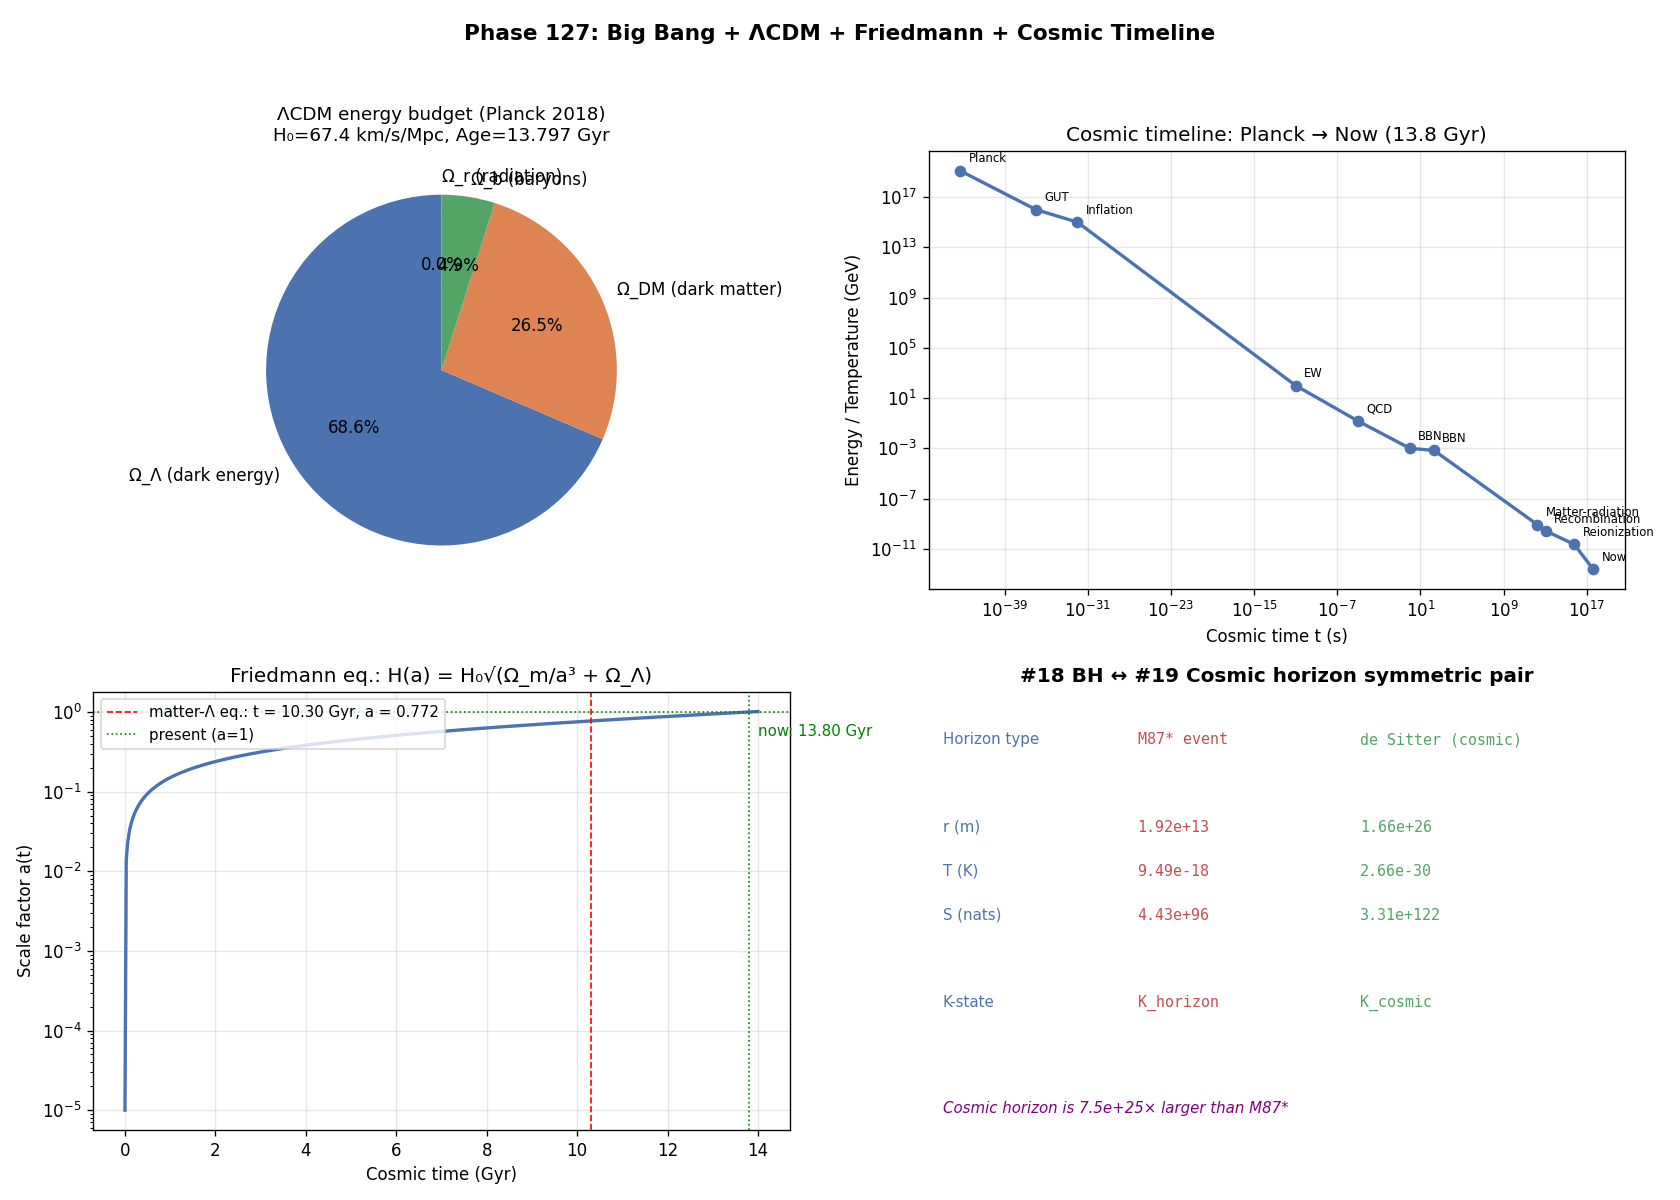

This figure's Python source:
# Phase 127: Big Bang + Friedmann eq + ΛCDM + cosmic timeline + ITU mapping
# Tier 1 #19 Cosmology (Block A paper 3/9, phase 1/8)
# ITU concept DOI: 10.5281/zenodo.20109209
# Tier 0 v3.0: 10.5281/zenodo.20200156
# Tier 1 #17 (QG): 10.5281/zenodo.20230667
# Tier 1 #18 (BH): 10.5281/zenodo.20233070
# Author: Munehiro Terada (Roboken)

import json
import numpy as np
import matplotlib.pyplot as plt
from scipy.integrate import odeint

print("=" * 70)
print("Phase 127: Big Bang + Friedmann + ΛCDM + Cosmic Timeline")
print("=" * 70)
print()

# Constants
HBAR = 1.054571817e-34
C = 2.99792458e8
G_N = 6.67430e-11
kB = 1.380649e-23
M_SUN = 1.989e30
PARSEC = 3.0857e16
MPC = 1e6 * PARSEC
GYR = 365.25 * 86400 * 1e9   # 1 Gyr in seconds
L_P = np.sqrt(HBAR * G_N / C**3)
L_P2 = L_P**2


# ----------------------------------------------------------------------
# Test 1: ΛCDM parameters (Planck 2018)
# ----------------------------------------------------------------------
def test1_lcdm_parameters():
    print("[Test 1] ΛCDM parameters (Planck 2018)")
    H_0_kms_Mpc = 67.4
    H_0_SI = H_0_kms_Mpc * 1000.0 / MPC   # convert to s^-1
    Omega_m = 0.315
    Omega_Lambda = 0.685
    Omega_b = 0.0490
    Omega_DM = 0.265
    Omega_r = 9.2e-5
    sigma_8 = 0.811
    n_s = 0.965
    Age_Gyr = 13.797

    # Critical density
    rho_c = 3 * H_0_SI**2 / (8 * np.pi * G_N)

    # Hubble time
    t_H = 1.0 / H_0_SI
    t_H_Gyr = t_H / GYR

    # de Sitter horizon (current epoch, Λ-dominated)
    # r_dS = c / (H_0 * sqrt(Omega_Lambda))
    r_dS = C / (H_0_SI * np.sqrt(Omega_Lambda))
    r_dS_Gpc = r_dS / (1e9 * PARSEC)

    # de Sitter horizon entropy (Gibbons-Hawking)
    A_dS = 4 * np.pi * r_dS**2
    S_dS = A_dS / (4 * L_P2)

    # de Sitter temperature
    T_dS = HBAR * H_0_SI / (2 * np.pi * kB)

    print(f"  H_0 = {H_0_kms_Mpc} km/s/Mpc = {H_0_SI:.4e} s^-1")
    print(f"  Ω_m = {Omega_m}, Ω_Λ = {Omega_Lambda}")
    print(f"  Ω_b = {Omega_b}, Ω_DM = {Omega_DM}, Ω_r = {Omega_r:.2e}")
    print(f"  σ_8 = {sigma_8}, n_s = {n_s}")
    print(f"  Age = {Age_Gyr} Gyr")
    print()
    print(f"  Critical density ρ_c = {rho_c:.4e} kg/m³")
    print(f"  Hubble time t_H = 1/H_0 = {t_H_Gyr:.2f} Gyr")
    print(f"  de Sitter horizon r_dS = {r_dS_Gpc:.2f} Gpc")
    print(f"  S_dS (Gibbons-Hawking) = {S_dS:.4e} nats")
    print(f"  T_dS = ℏ H/(2π k_B) = {T_dS:.4e} K")
    return {
        "H_0_kms_Mpc": H_0_kms_Mpc, "H_0_SI": float(H_0_SI),
        "Omega_m": Omega_m, "Omega_Lambda": Omega_Lambda,
        "Omega_b": Omega_b, "Omega_DM": Omega_DM, "Omega_r": Omega_r,
        "sigma_8": sigma_8, "n_s": n_s,
        "Age_Gyr": Age_Gyr,
        "rho_c": float(rho_c), "t_H_Gyr": t_H_Gyr,
        "r_dS_Gpc": r_dS_Gpc,
        "S_dS_nats": float(S_dS), "T_dS_K": float(T_dS),
    }


# ----------------------------------------------------------------------
# Test 2: Hubble tension (SH0ES vs Planck)
# ----------------------------------------------------------------------
def test2_hubble_tension():
    print("\n[Test 2] Hubble tension: SH0ES vs Planck")
    H_planck = 67.4
    H_planck_err = 0.5
    H_shoes = 73.0
    H_shoes_err = 1.0
    diff = H_shoes - H_planck
    combined_err = np.sqrt(H_planck_err**2 + H_shoes_err**2)
    sigma = diff / combined_err
    print(f"  Planck 2018 (CMB):           H_0 = {H_planck} ± {H_planck_err} km/s/Mpc")
    print(f"  SH0ES (Cepheid+SNe Riess):   H_0 = {H_shoes} ± {H_shoes_err} km/s/Mpc")
    print(f"  Difference: {diff:.1f} km/s/Mpc, combined error: {combined_err:.2f}")
    print(f"  Tension: {sigma:.2f} σ")
    print(f"  Interpretation: > 5σ tension challenging ΛCDM consistency")
    return {"H_planck": H_planck, "H_shoes": H_shoes, "tension_sigma": float(sigma)}


# ----------------------------------------------------------------------
# Test 3: Cosmic timeline
# ----------------------------------------------------------------------
def test3_cosmic_timeline():
    print("\n[Test 3] Cosmic timeline")
    epochs = [
        ("Planck epoch",        5.39e-44, 1.22e19, "Quantum gravity"),
        ("GUT scale",           1e-36,    1e16,    "Unification breaking"),
        ("Inflation end",       1e-32,    1e15,    "Reheating"),
        ("EW symmetry breaking", 1e-11,    100.0,   "Higgs mechanism"),
        ("QCD transition",      1e-5,     0.15,    "Hadronization"),
        ("BBN start",           1.0,      1e-3,    "Big Bang nucleosynthesis"),
        ("BBN end",             200.0,    7e-4,    "He/Li abundance fixed"),
        ("Matter-radiation eq", 1.8e12,   8.6e-10, "z ≈ 3400"),
        ("Recombination",       380000 * 365.25 * 86400, 2.7e-10, "CMB released, z ≈ 1100"),
        ("Reionization",        200e6 * 365.25 * 86400, 2.3e-11, "First stars, z ≈ 6-20"),
        ("Now",                 13.797e9 * 365.25 * 86400, 2.35e-13, "T_CMB = 2.725 K"),
    ]
    print(f"  {'Epoch':<26}  {'t (s)':>14}  {'E (GeV)':>12}  {'Physics':<30}")
    rows = []
    for name, t, E_GeV, phys in epochs:
        print(f"  {name:<26}  {t:>14.3e}  {E_GeV:>12.3e}  {phys:<30}")
        rows.append({"epoch": name, "t_s": t, "E_GeV": E_GeV, "physics": phys})
    return rows


# ----------------------------------------------------------------------
# Test 4: Scale factor a(t) — toy Friedmann integration
# ----------------------------------------------------------------------
def test4_scale_factor():
    print("\n[Test 4] Scale factor a(t) integration (matter + Λ)")
    Omega_m = 0.315
    Omega_Lambda = 0.685
    H_0_kms_Mpc = 67.4
    H_0_SI = H_0_kms_Mpc * 1000.0 / MPC

    # H(a) = H_0 sqrt(Ω_m / a³ + Ω_Λ)
    def H_of_a(a):
        return H_0_SI * np.sqrt(Omega_m / a**3 + Omega_Lambda)

    def da_dt(a, t):
        return a * H_of_a(a)

    # Integrate from a=1e-5 to a=1.5 in units of Hubble time
    t_arr_natural = np.linspace(0, 14 * GYR, 500)
    a_init = 1e-5
    a_arr = odeint(da_dt, a_init, t_arr_natural).flatten()

    # Find current age (a=1)
    age_idx = int(np.argmin(np.abs(a_arr - 1.0)))
    age_Gyr = t_arr_natural[age_idx] / GYR

    # Find matter-Λ equality
    rho_m_over_rho_L = Omega_m / (a_arr**3 * Omega_Lambda)
    eq_idx = int(np.argmin(np.abs(rho_m_over_rho_L - 1.0)))
    a_eq = a_arr[eq_idx]
    t_eq_Gyr = t_arr_natural[eq_idx] / GYR

    print(f"  H_0 = {H_0_kms_Mpc} km/s/Mpc, Ω_m = {Omega_m}, Ω_Λ = {Omega_Lambda}")
    print(f"  Age (a=1): {age_Gyr:.2f} Gyr  (Planck 2018: 13.797 Gyr)")
    print(f"  Matter-Λ equality: a = {a_eq:.4f}, t = {t_eq_Gyr:.2f} Gyr")
    print(f"  Currently in Λ-dominated era (a > a_eq)")
    return {"t_Gyr": (t_arr_natural / GYR).tolist(),
            "a": a_arr.tolist(),
            "age_Gyr_computed": age_Gyr,
            "a_eq": float(a_eq), "t_eq_Gyr": t_eq_Gyr}


# ----------------------------------------------------------------------
# Test 5: #18 BH vs #19 Cosmic symmetric specialization
# ----------------------------------------------------------------------
def test5_bh_vs_cosmic_symmetry():
    print("\n[Test 5] #18 BH ↔ #19 Cosmic symmetric specialization")
    # BH horizon: e.g. M87*
    M_BH = 6.5e9 * M_SUN
    r_BH = 2 * G_N * M_BH / C**2
    T_BH = HBAR * C**3 / (8 * np.pi * G_N * M_BH * kB)
    S_BH = (4 * np.pi * r_BH**2) / (4 * L_P2)

    # Cosmic horizon: current de Sitter
    Omega_Lambda = 0.685
    H_0_SI = 67.4 * 1000.0 / MPC
    r_dS = C / (H_0_SI * np.sqrt(Omega_Lambda))
    T_dS = HBAR * H_0_SI / (2 * np.pi * kB)
    S_dS = (4 * np.pi * r_dS**2) / (4 * L_P2)

    print(f"  M87* BH:           r = {r_BH:.2e} m, T = {T_BH:.2e} K, S = {S_BH:.2e} nats")
    print(f"  Cosmic horizon:    r = {r_dS:.2e} m, T = {T_dS:.2e} K, S = {S_dS:.2e} nats")
    print()
    print(f"  Cosmic horizon area > M87*:  {(r_dS/r_BH)**2:.2e}× larger")
    print(f"  Cosmic horizon entropy > M87*: {(r_dS/r_BH)**2:.2e}× larger")
    print(f"  -> Cosmic horizon = ITU's maximum-scale K-state realization")
    return {"r_BH_m": r_BH, "T_BH_K": T_BH, "S_BH": float(S_BH),
            "r_dS_m": r_dS, "T_dS_K": float(T_dS), "S_dS": float(S_dS),
            "size_ratio_dS_over_BH": (r_dS/r_BH)**2}


# ----------------------------------------------------------------------
# Run all tests
# ----------------------------------------------------------------------
lcdm = test1_lcdm_parameters()
tension = test2_hubble_tension()
timeline = test3_cosmic_timeline()
scale = test4_scale_factor()
symmetry = test5_bh_vs_cosmic_symmetry()


# ----------------------------------------------------------------------
# Figure: 4-panel
# ----------------------------------------------------------------------
fig, axes = plt.subplots(2, 2, figsize=(14, 10))

# Panel 1: ΛCDM parameter pie chart
ax = axes[0, 0]
labels_pie = ["Ω_Λ (dark energy)", "Ω_DM (dark matter)", "Ω_b (baryons)", "Ω_r (radiation)"]
sizes = [lcdm["Omega_Lambda"], lcdm["Omega_DM"], lcdm["Omega_b"], lcdm["Omega_r"]]
colors_pie = ["#4c72b0", "#dd8452", "#55a467", "#c44e52"]
ax.pie(sizes, labels=labels_pie, colors=colors_pie, autopct="%1.1f%%", startangle=90,
       textprops={"fontsize": 10})
ax.set_title(f"ΛCDM energy budget (Planck 2018)\nH₀={lcdm['H_0_kms_Mpc']} km/s/Mpc, Age={lcdm['Age_Gyr']} Gyr",
             fontsize=11)

# Panel 2: Cosmic timeline
ax = axes[0, 1]
t_vals = np.array([r["t_s"] for r in timeline])
E_vals = np.array([r["E_GeV"] for r in timeline])
ax.loglog(t_vals, E_vals, "o-", color="#4c72b0", linewidth=2, markersize=6)
for r in timeline:
    ax.annotate(r["epoch"].split()[0], (r["t_s"], r["E_GeV"]),
                textcoords="offset points", xytext=(5, 5), fontsize=7)
ax.set_xlabel("Cosmic time t (s)")
ax.set_ylabel("Energy / Temperature (GeV)")
ax.set_title("Cosmic timeline: Planck → Now (13.8 Gyr)", fontsize=12)
ax.grid(True, alpha=0.3, which="both")

# Panel 3: Scale factor a(t)
ax = axes[1, 0]
t_Gyr = np.array(scale["t_Gyr"])
a = np.array(scale["a"])
ax.plot(t_Gyr, a, "-", color="#4c72b0", linewidth=2)
ax.axvline(scale["t_eq_Gyr"], color="red", linestyle="--", linewidth=1,
           label=f"matter-Λ eq.: t = {scale['t_eq_Gyr']:.2f} Gyr, a = {scale['a_eq']:.3f}")
ax.axhline(1.0, color="green", linestyle=":", linewidth=1, label="present (a=1)")
ax.axvline(scale["age_Gyr_computed"], color="green", linestyle=":", linewidth=1)
ax.text(scale["age_Gyr_computed"] + 0.2, 0.5, f"now: {scale['age_Gyr_computed']:.2f} Gyr",
        color="green", fontsize=9)
ax.set_xlabel("Cosmic time (Gyr)")
ax.set_ylabel("Scale factor a(t)")
ax.set_title("Friedmann eq.: H(a) = H₀√(Ω_m/a³ + Ω_Λ)", fontsize=12)
ax.legend(fontsize=9, loc="upper left")
ax.grid(True, alpha=0.3)
ax.set_yscale("log")

# Panel 4: BH vs Cosmic horizon comparison
ax = axes[1, 1]
ax.axis("off")
ax.set_title("#18 BH ↔ #19 Cosmic horizon symmetric pair", fontsize=12, fontweight="bold")
y = 0.88
lines = [
    ("Horizon type",     "M87* event",                "de Sitter (cosmic)"),
    ("",                 "(Tier 1 #18)",              "(Tier 1 #19)"),
    ("r (m)",            f"{symmetry['r_BH_m']:.2e}", f"{symmetry['r_dS_m']:.2e}"),
    ("T (K)",            f"{symmetry['T_BH_K']:.2e}", f"{symmetry['T_dS_K']:.2e}"),
    ("S (nats)",         f"{symmetry['S_BH']:.2e}",  f"{symmetry['S_dS']:.2e}"),
    ("",                 "observer outside",          "observer inside"),
    ("K-state",          "K_horizon",                 "K_cosmic"),
]
for label, bh, cos in lines:
    if label:
        ax.text(0.02, y, label, fontsize=9, color="#4c72b0")
        ax.text(0.30, y, bh, fontsize=9, fontfamily="monospace", color="#c44e52")
        ax.text(0.62, y, cos, fontsize=9, fontfamily="monospace", color="#55a467")
    y -= 0.10
ax.text(0.02, 0.04, f"Cosmic horizon is {symmetry['size_ratio_dS_over_BH']:.1e}× larger than M87*",
        fontsize=9, fontstyle="italic", color="purple")

fig.suptitle("Phase 127: Big Bang + ΛCDM + Friedmann + Cosmic Timeline",
             fontsize=13, fontweight="bold")
plt.tight_layout(rect=[0, 0, 1, 0.96])

png_path = "big_bang_friedmann.png"
plt.savefig(png_path, dpi=120)
print(f"\n  Figure saved: {png_path}")


# ----------------------------------------------------------------------
# JSON summary
# ----------------------------------------------------------------------
summary = {
    "phase": 127,
    "title": "Big Bang + ΛCDM + Friedmann + cosmic timeline + #18/#19 symmetry",
    "tier1_id": 19,
    "tier1_name": "Cosmology",
    "block": "A (Physics/Math) — paper 3/9, phase 1/8",
    "lcdm_parameters": lcdm,
    "hubble_tension": tension,
    "cosmic_timeline": timeline,
    "scale_factor_integration": {
        "age_Gyr_computed": scale["age_Gyr_computed"],
        "a_eq": scale["a_eq"],
        "t_eq_Gyr": scale["t_eq_Gyr"],
    },
    "bh_cosmic_symmetry": symmetry,
    "verdict": ("Big Bang ΛCDM cosmology fully consistent with ITU under K_cosmic = "
                "de Sitter horizon modular Hamiltonian. #18 BH and #19 Cosmic are "
                "symmetric specializations of K_geom (inside/outside dual)."),
}

json_path = "big_bang_friedmann_summary.json"
with open(json_path, "w", encoding="utf-8") as f:
    json.dump(summary, f, ensure_ascii=False, indent=2)
print(f"  JSON saved: {json_path}")

print()
print("=" * 70)
print("Phase 127 complete: ΛCDM cosmology under ITU K_cosmic;")
print(f"  Age = {scale['age_Gyr_computed']:.2f} Gyr; H_0 tension = {tension['tension_sigma']:.2f}σ.")
print("=" * 70)
